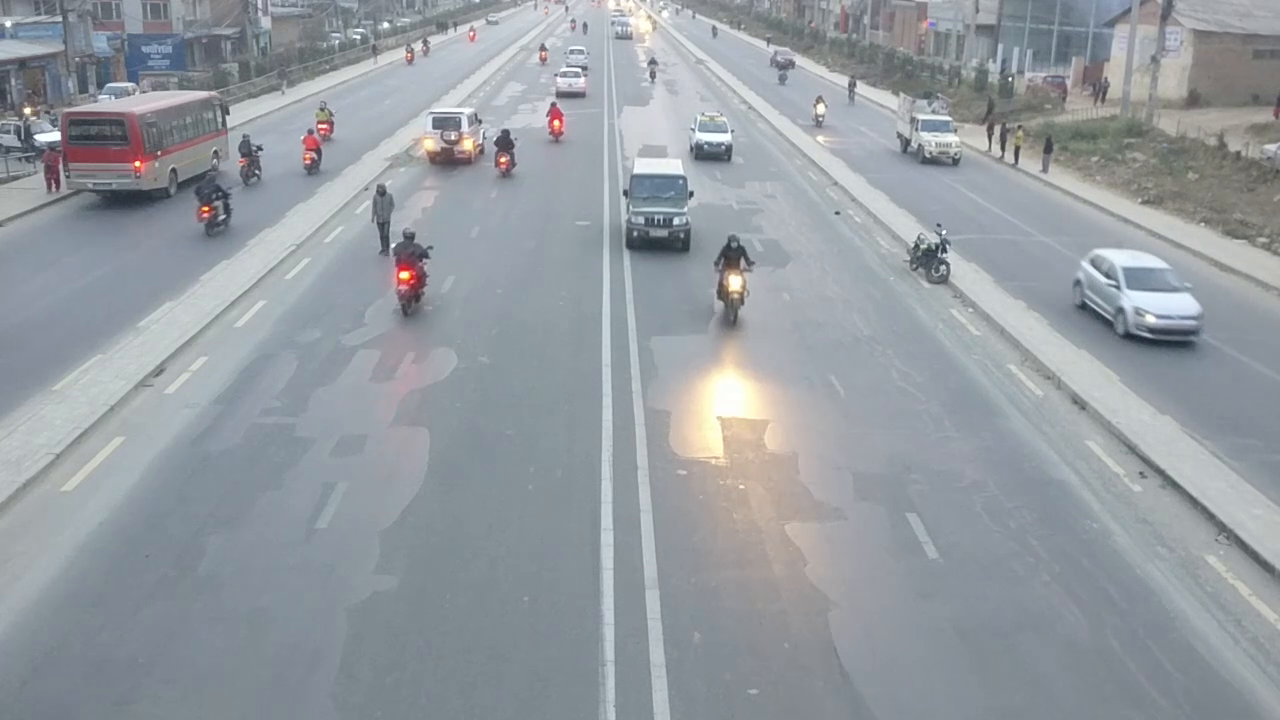
#> input picture frame 7 of resources/army_jeep_right.mp4, 1280 x 720 px, given in place of acc.mp4, which was not available
$ python crossing.py
#> lines starting #> are read from the running program, lines starting #| are printed output that depends on the picture; after the words box and inside, x2 and y2 are one past the last pixel; in counts of white or black regions, pixels touching at a corner belong together; pictures that were not available may be replaced by others from this repository, and a replacement may not be noted
#> further down, frame is the input picture: shape (720, 1280, 3); mean B, G, R 161.4, 155.7, 149.7
import cv2
import numpy as np
import matplotlib.pylab as plt

def region_of_interest(img,vertices):
    mask=np.zeros_like(img)
    #channel_count=img.shape[2]
    match_mask_color=255
    cv2.fillPoly(mask,vertices,match_mask_color)
    masked_image=cv2.bitwise_and(img,mask)
    return masked_image

def draw_the_lines(img,lines):
    img=np.copy(img)
    blank_image=np.zeros((img.shape[0],img.shape[1],3),dtype=np.uint8)

    if lines is not None:
        for line in lines:
            print(line)
            for x1,y1,x2,y2 in line:
                cv2.line(blank_image,(x1,y1),(x2,y2),(0,255,0),thickness=3)

    img=cv2.addWeighted(img,0.8,blank_image,1,0.0)
    return img

def process(image):
    height=image.shape[0]
    width=image.shape[1]

    region_of_interest_vertices=[
        (700,height),
        (450,300),
        (1100,height)
    ]
    gray_image=cv2.cvtColor(image,cv2.COLOR_RGB2GRAY)
    canny_image=cv2.Canny(gray_image,100,200)
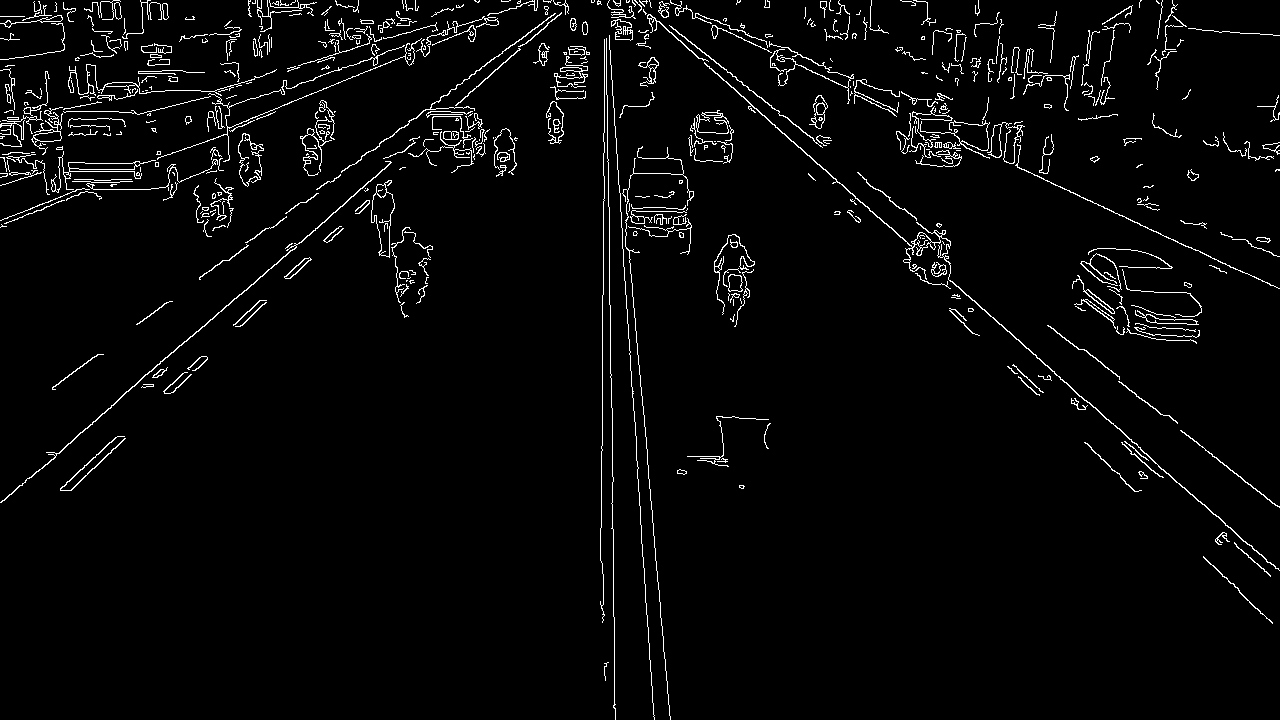
#> canny_image: shape (720, 1280); 3.2% white in thin lines or dots
    cropped_image=region_of_interest(canny_image,np.array([region_of_interest_vertices],np.int32))
#> in region_of_interest, `cv2.fillPoly(mask,vertices,match_mask_color)`:
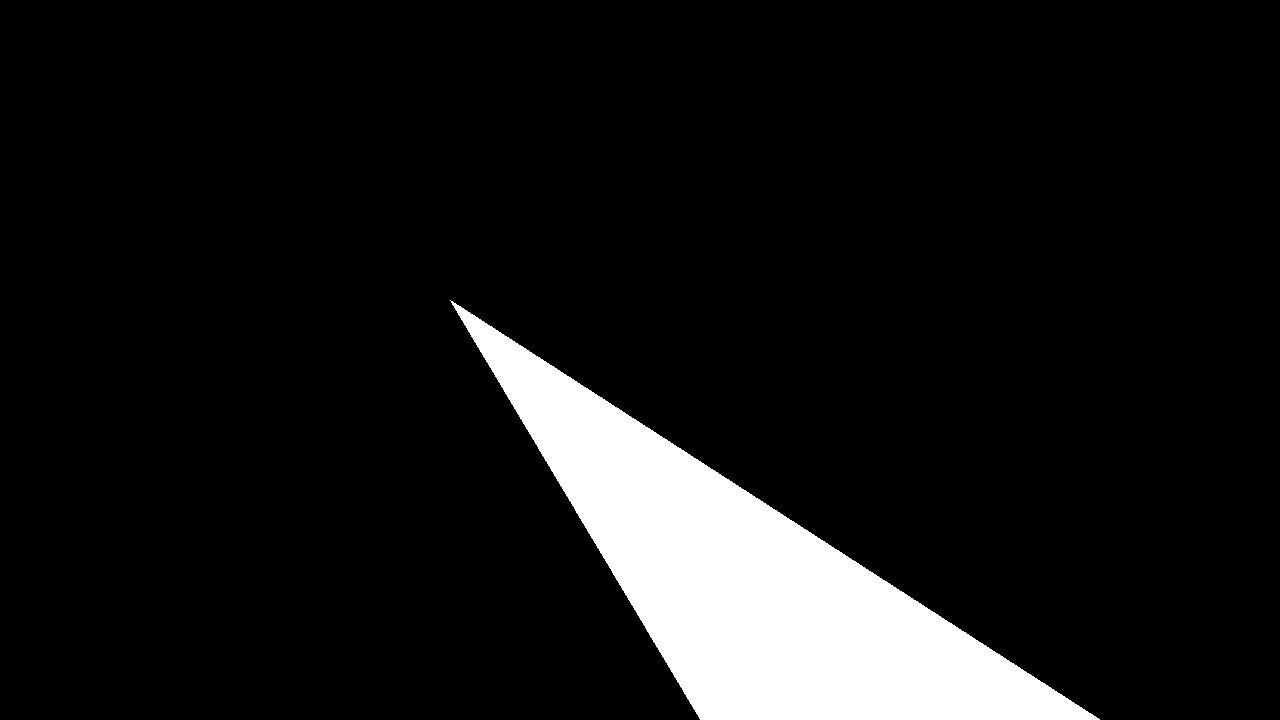
#> mask: shape (720, 1280); 9.1% white; 1 white region, box (x1, y1, x2, y2) and area: (450, 300, 1100, 720) 84325
#> in region_of_interest, `masked_image=cv2.bitwise_and(img,mask)`:
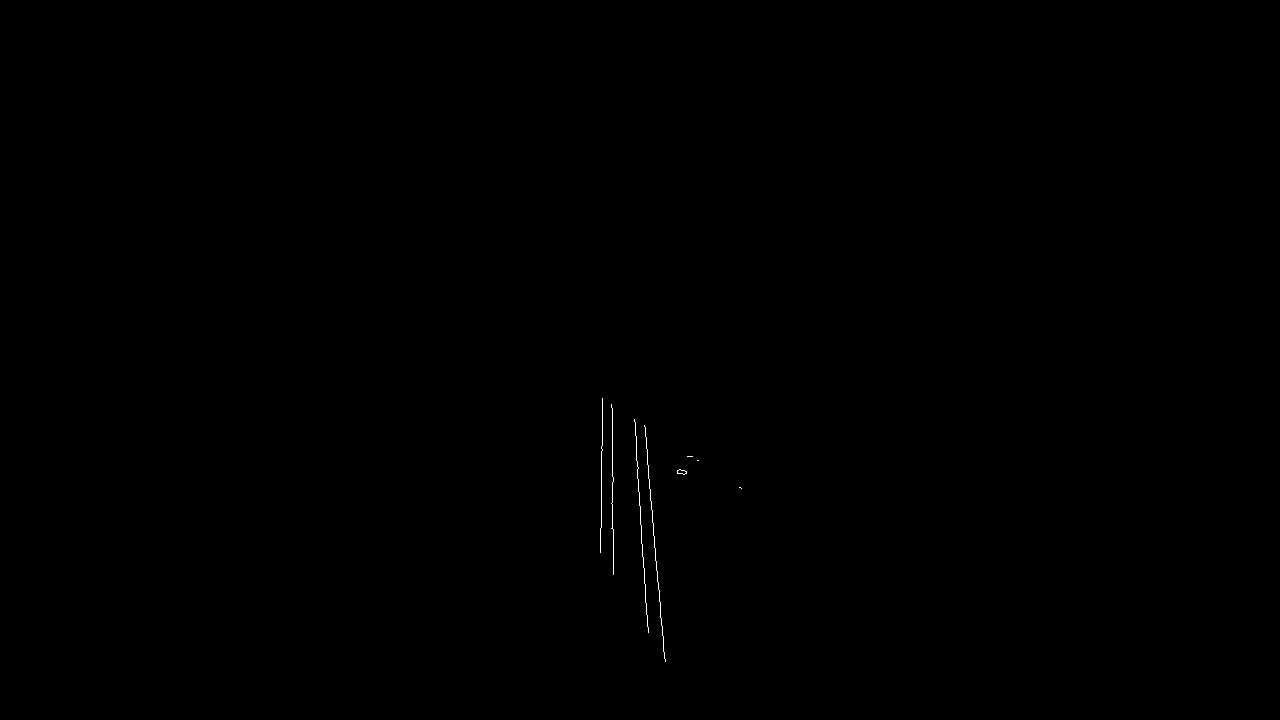
#> masked_image: shape (720, 1280); 0.09% white in thin lines or dots, all inside (x1, y1, x2, y2) = (600, 398, 742, 662)

    lines=cv2.HoughLinesP(cropped_image,
                          rho=6,
                          theta=np.pi/60,
                          threshold=160,
                          lines=np.array([]),
                          minLineLength=40,
                          maxLineGap=25)
#> lines = [[644, 425, 648, 467], [634, 419, 641, 543], [647, 460, 653, 525], [612, 528, 612, 408], [638, 467, 647, 626]]
    image_with_lines=draw_the_lines(image,lines)
#> the loop in draw_the_lines, `for line in lines:` made 5 passes
#> (printed output is left out)
    return image_with_lines


def calcMin(n1, n2, n3, n4):
    if n1 < n2:
        m = n1
    else:
        m = n2
    if n3 < n4:
        n = n3
    else:
        n = n4
    if n < m:
        m = n
    else:
        pass
    return m

cap=cv2.VideoCapture("acc.mp4")

x1, y1, x2, y2 = 150, 150, 200, 200
bbox = [x1, y1, x2, y2]

while(cap.isOpened()):
    ret,frame=cap.read()
    frame=process(frame)
    start_point = (325, 0)
    start_point2 = (335, 0)

    # End coordinate, here (250, 250)
    # represents the bottom right corner of image
    end_point = (320, 360)
    end_point2 = (350, 360)

    # White color in BGR
    color = (255, 255, 255)

    # Line thickness of 9 px
    thickness = 9

    frame=cv2.line(frame, start_point, end_point, color, thickness)
    frame=cv2.line(frame, start_point2, end_point2, color, thickness)
    start_point_rect = (bbox[0], bbox[1])
    end_point_rect = (bbox[2], bbox[3])

    color = (255, 0, 255)
    pts = np.array([[0,0], [360,0], [start_point[0], start_point[1]], [end_point[0], end_point[1]]])
    pts.reshape(-1, 1, 2)
    frame = cv2.polylines(frame, [pts], True, color)
    frame = cv2.putText(frame, "Left Lane", (10, 10), cv2.FONT_HERSHEY_SIMPLEX, 4, color, 2, cv2.LINE_AA)

    min_x = calcMin(start_point[0], end_point[0], start_point2[0], end_point2[0])
    min_y = calcMin(start_point[1], end_point[1], start_point2[1], end_point2[1])

    if bbox[2] > min_x:
        print("touching or crossed")

    frame = cv2.rectangle(frame, start_point_rect, end_point_rect, color, thickness)
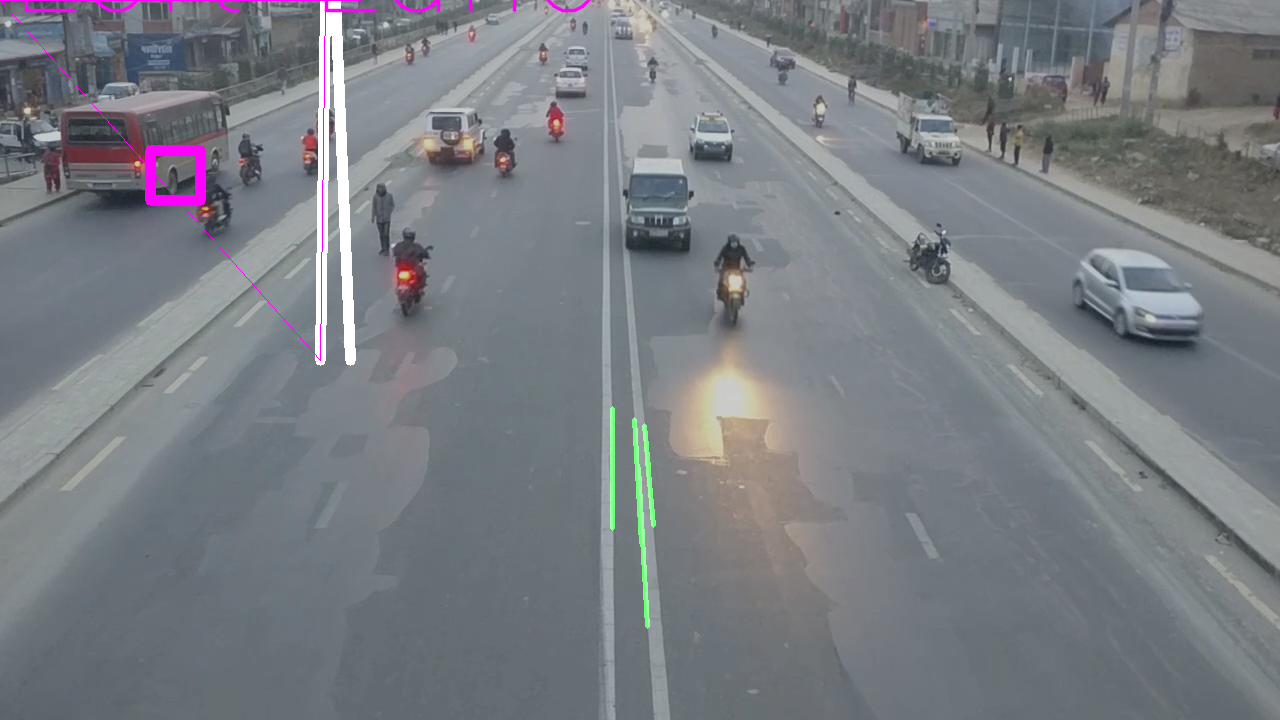
#> frame: shape (720, 1280, 3); mean B, G, R 130.8, 125.4, 121.5
    ('frame',frame)
    bbox[0] += 1
    bbox[2] += 1
    if cv2.waitKey(1) & 0xFF == ord('q'):
#> (key q is pressed here)
        break
cap.release()
cv2.destroyAllWindows()

$ run again, starting later in the video
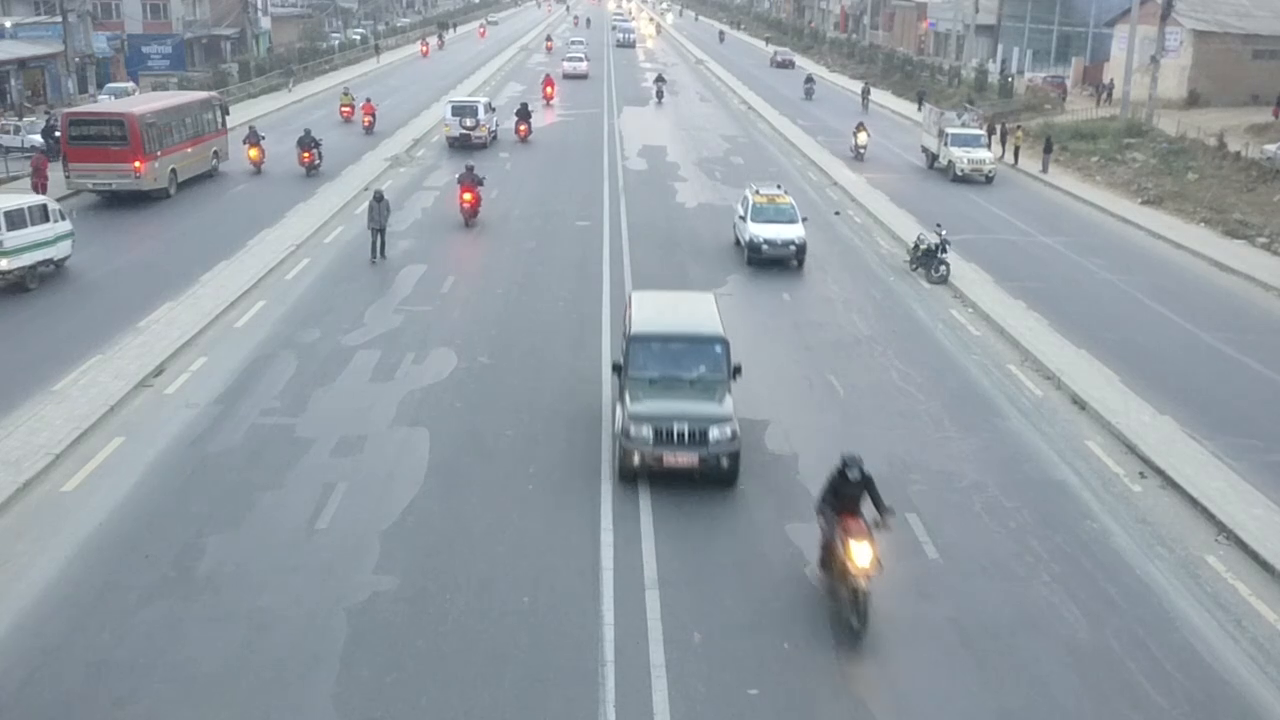
#> input picture frame 35 of resources/army_jeep_right.mp4, 1280 x 720 px, given in place of acc.mp4, which was not available
#> frame is the input picture: shape (720, 1280, 3); mean B, G, R 164.1, 156.8, 148
#> in process, `canny_image=cv2.Canny(gray_image,100,200)`:
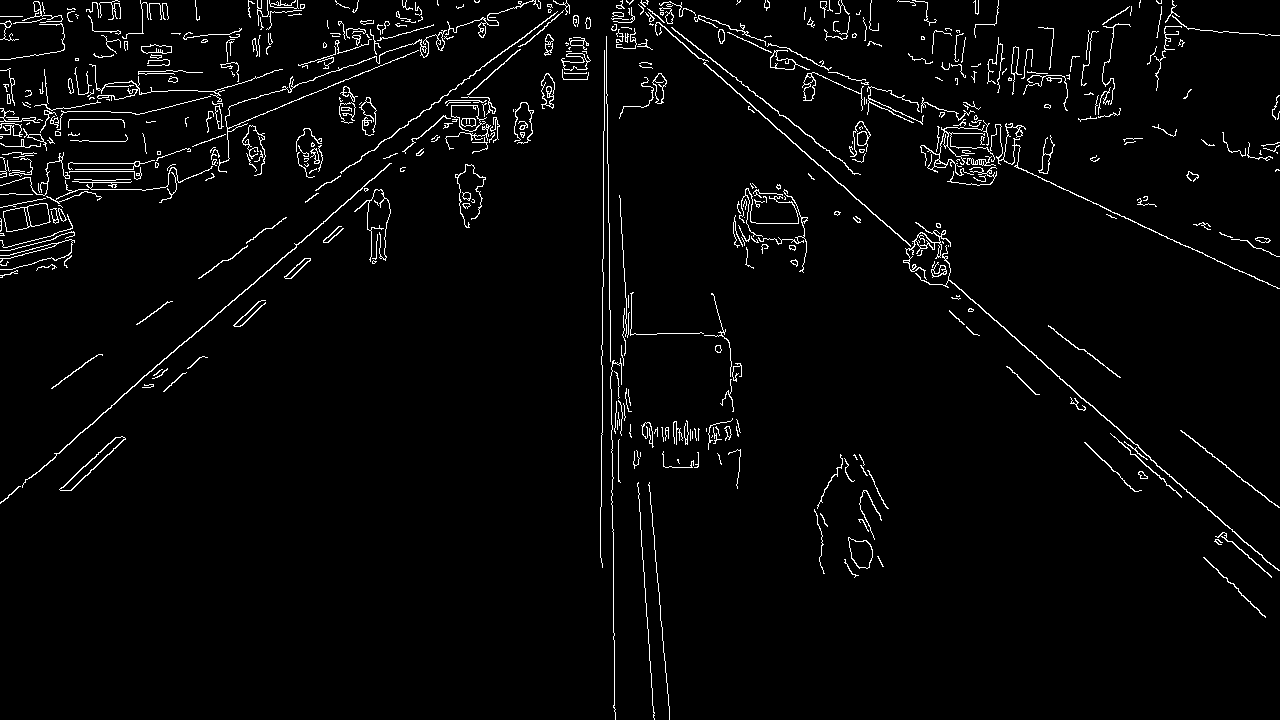
#> canny_image: shape (720, 1280); 3% white in thin lines or dots
#> mask: shape (720, 1280); 9.1% white; 1 white region, box (x1, y1, x2, y2) and area: (450, 300, 1100, 720) 84325
#> masked_image: shape (720, 1280); 0.12% white in thin lines or dots, all inside (x1, y1, x2, y2) = (600, 398, 865, 662)
#> lines = [[654, 549, 665, 661], [613, 574, 613, 529], [645, 588, 648, 632]]
#> the loop in draw_the_lines, `for line in lines:` made 3 passes
#> (printed output is left out)
#> `frame = cv2.rectangle(frame, start_point_rect, end_point_rect, color, ..`:
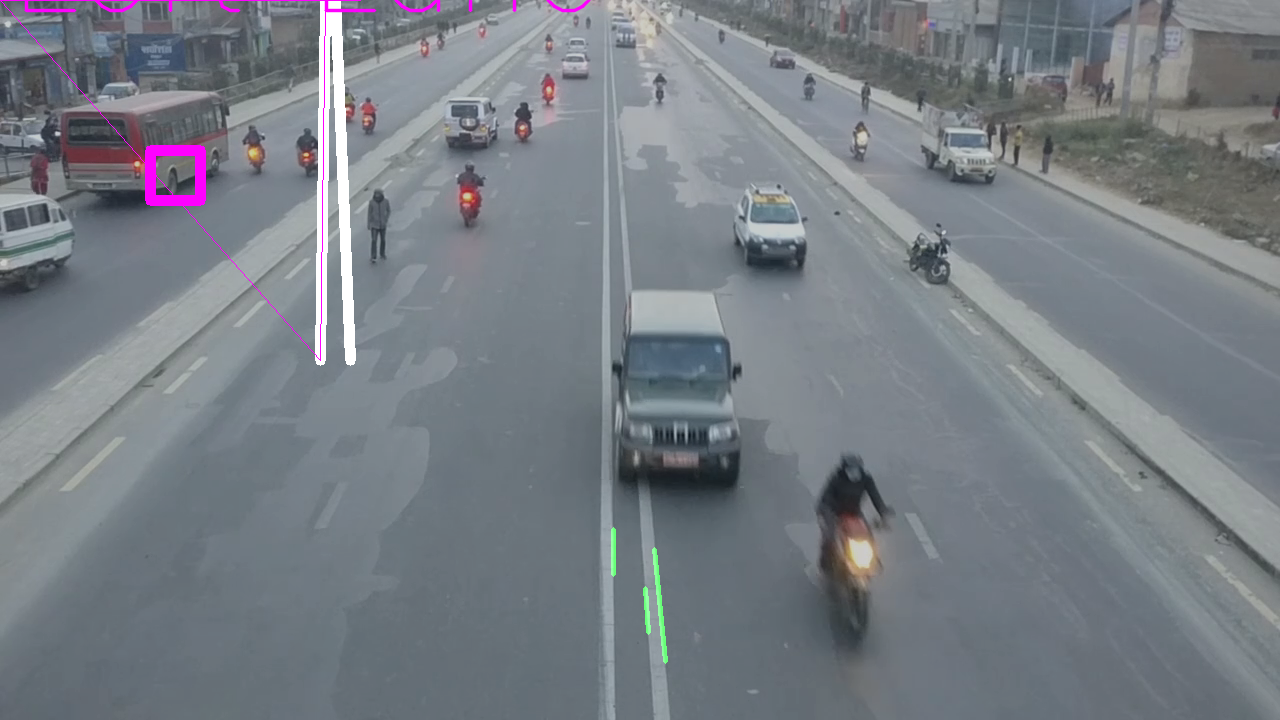
#> frame: shape (720, 1280, 3); mean B, G, R 132.9, 126.1, 120.1
